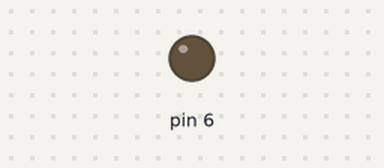
This sketch was run on a simulated Arduino Uno, built with avr-gcc and run on an emulated ATmega328P. On the bench: output pins drawn as LEDs (lit = HIGH).

Above: at 0.15 s.
At 39.83 s:
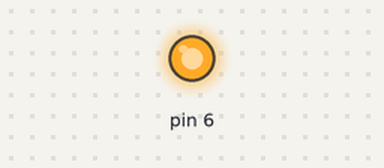
Timing chart, 0 to 40.0 s (numbered marks = the images above):
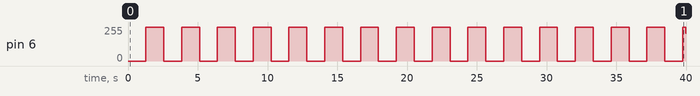

Measured:
- by itself, pin 6: 0/255 → 255/255 at 1.3 s, → 0/255 1.3 s later, → 255/255 1.3 s later, → 0/255 1.3 s later, … (32 changes in this stretch)

The sketch:

pwm.ino
```cpp
void setup() {
 pinMode( 6, OUTPUT);
}

void loop() {
 for(int i=0; i<=255; i++){
  analogWrite(6, i);
  delay(5);
 }
 for(int i=255; i>=0; i--){
  analogWrite(6, i);
  delay(5);
 }

}
```
